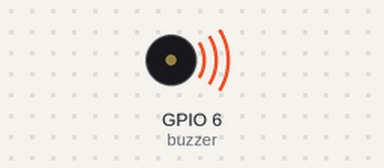
Bench run of a program on a simulated ESP32 board running MicroPython. On the bench: buzzer (waves = sounding). What the program prints to the serial console is not drawn. At 12.9 s the program stops and its outputs stay as they are.

Above: at 0.2 s.
At 12.1 s:
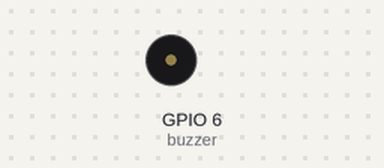
Timing chart, 0 to 13.6 s (numbered marks = the images above):
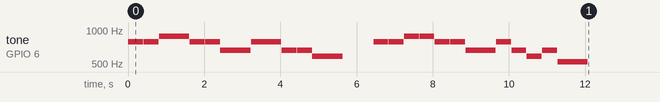

The program:

b5_________.py
```python
from machine import Pin, PWM
import time

buzzer = PWM(Pin(6), freq=440, duty=0)

TICK_MS = 10
ONE_BEAT_MS = 400          # 한 박 = 400 ms
PEAK = 96                  # 가장 큰 크기 (볼륨 6 쯤)

# 소리 모양 고르기 (어택+디케이+릴리즈 는 한 박 400 ms 를 넘지 않게) : "피아노" "오르간" "종" "바이올린" 중 하나로 바꿔 본다
SHAPE = "피아노"
SHAPES = {
    "피아노": (10, 200, 20, 120),
    "오르간": (40, 0, 100, 80),
    "종":     (5, 300, 0, 80),
    "바이올린": (120, 80, 70, 120),
}

DO, RE, MI, SOL, RA, REST = 523, 587, 659, 784, 880, 0

# [주파수, 박자, 음이름]  박자 1 = 한 박, 2 = 두 박
school_bell = [
    [SOL, 1, "솔"], [SOL, 1, "솔"], [RA, 1, "라"], [RA, 1, "라"],
    [SOL, 1, "솔"], [SOL, 1, "솔"], [MI, 2, "미~"],        # 학교종이 땡땡땡
    [SOL, 1, "솔"], [SOL, 1, "솔"], [MI, 1, "미"], [MI, 1, "미"],
    [RE, 2, "레~"], [REST, 2, "쉬고"],                     # 어서 모이자
    [SOL, 1, "솔"], [SOL, 1, "솔"], [RA, 1, "라"], [RA, 1, "라"],
    [SOL, 1, "솔"], [SOL, 1, "솔"], [MI, 2, "미~"],        # 선생님이 우리를
    [SOL, 1, "솔"], [MI, 1, "미"], [RE, 1, "레"], [MI, 1, "미"],
    [DO, 2, "도~"], [REST, 2, "쉬고"],                     # 기다리신다
]

def envelope_duty(t, total, peak, a, d, s, r):
    sus = peak * s // 100
    if t < a:
        return peak * t // a
    if t < a + d:
        return peak - (peak - sus) * (t - a) // d
    if t < total - r:
        return sus
    return sus * (total - t) // r

def play_note(freq, total, peak, a, d, s, r):
    buzzer.freq(freq)
    t = 0
    while t < total:
        buzzer.duty(envelope_duty(t, total, peak, a, d, s, r))
        time.sleep_ms(TICK_MS)
        t += TICK_MS
    buzzer.duty(0)

try:
    a, d, s, r = SHAPES[SHAPE]
    print("학교종이 땡땡땡 -", SHAPE)
    for freq, beats, name in school_bell:
        total = beats * ONE_BEAT_MS
        print(name, freq, "Hz", beats, "박")
        if freq == REST:
            buzzer.duty(0)
            time.sleep_ms(total)
        else:
            play_note(freq, total, PEAK, a, d, s, r)
    print("연주 끝")
finally:
    buzzer.duty(0)
    buzzer.deinit()
```

Measured:
- by itself, tone on GPIO 6 (buzzer): plays 784 Hz for 0.39 s, 784 Hz for 0.39 s, 880 Hz for 0.39 s, 880 Hz for 0.39 s, 784 Hz for 0.39 s, 784 Hz for 0.39 s … (24 notes in this stretch)
